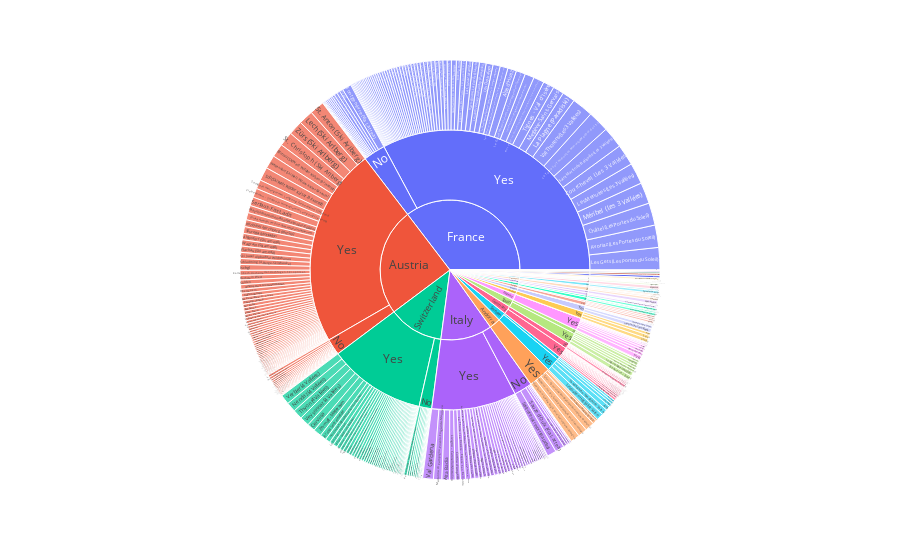

This figure's notebook cell:
### Markdown cell above
An alternative to a tree map is a sunburst plot, the principle is similar to a tree map. 

- Each ring is a different level of the hierarchy
- Each segment of a ring belongs to one categorical value
- The size of a segment is either divided proportionally to a value

Now, we would like to have an overview of the attribute "TotalLifts" aggregated by different level of hierarchy.

Make a sunburst plot where
- the first hierarchy(ring) is "Country"
- the second hierarchy(ring) is "Snowparks" (whether the resort has snowparks)
- the third hierarchy(ring) is "Resort"
- the size of the segments is determined by the attribute "TotalLifts".

### Code cell
fig = px.sunburst(df_v, path=['Country', 'Snowparks', 'Resort'], values='TotalLifts')
fig.show()

### Figure 1 — Plotly figure (JSON) as saved in the notebook; plotly's stock layout.template omitted (floating-point values rounded to 4 significant figures; data arrays with more than 128 entries replaced by an {"elided": "..."} marker saying what was removed)
{"data": [{"branchvalues": "total", "domain": {"x": [0, 1], "y": [0, 1]}, "hovertemplate": "labels=%{label}<br>TotalLifts=%{value}<br>parent=%{parent}<br>id=%{id}<extra></extra>", "ids": {"elided": "431 str values"}, "labels": {"elided": "431 str values"}, "name": "", "parents": {"elided": "431 str values"}, "type": "sunburst", "values": {"elided": "431 float values"}}], "layout": {"legend": {"tracegroupgap": 0}, "margin": {"t": 60}}}
